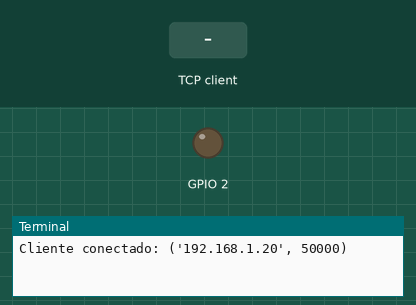
The program below on a simulated Raspberry Pi (BCM pin numbers). Parts: output pins drawn as LEDs (lit = HIGH), the last lines printed to the terminal. The test bench sets the inputs (shaded band). One TCP client connects 1 s after the port opens and stays connected.

Above: at 1.2 s.
1.3 s: the TCP client sends "a"
At 2.5 s:
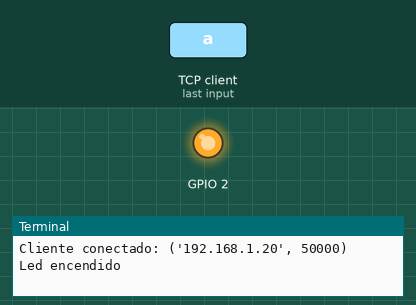
2.8 s: the TCP client sends "b"
At 3.8 s:
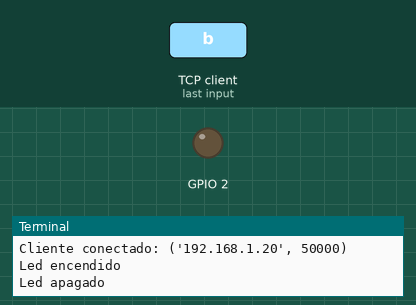
Timing chart, 0 to 5.8 s (numbered marks = the images above; inputs shaded):
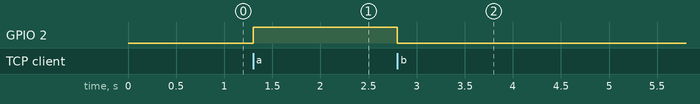

The program:

Clase07_Ejemplo03_Led_RPicomoServidor.py
```python
import socket
import RPi.GPIO as GPIO

s = socket.socket()
s.bind(("192.168.0.68",2020))
s.listen(10)
GPIO.setmode(GPIO.BCM)
GPIO.setup(2,GPIO.OUT)

while True:
    (sc,addrc) = s.accept()
    print("Cliente conectado:",addrc)
    continuar = True
    while continuar:
        dato = sc.recv(64)
        if not dato:
            continuar = False
            print("Cliente desconectado")
        else:
            dato2 = dato.decode()
            if dato2 == "a":
                print("Led encendido")
                GPIO.output(2,GPIO.HIGH)
            elif dato2 == "b":
                print("Led apagado")
                GPIO.output(2,GPIO.LOW)
s.close()
print("Fin de programa")
```

Measured:
- after the input at 1.3 s, GPIO 2: LOW → HIGH at once
- after the input at 2.8 s, GPIO 2: HIGH → LOW at once
